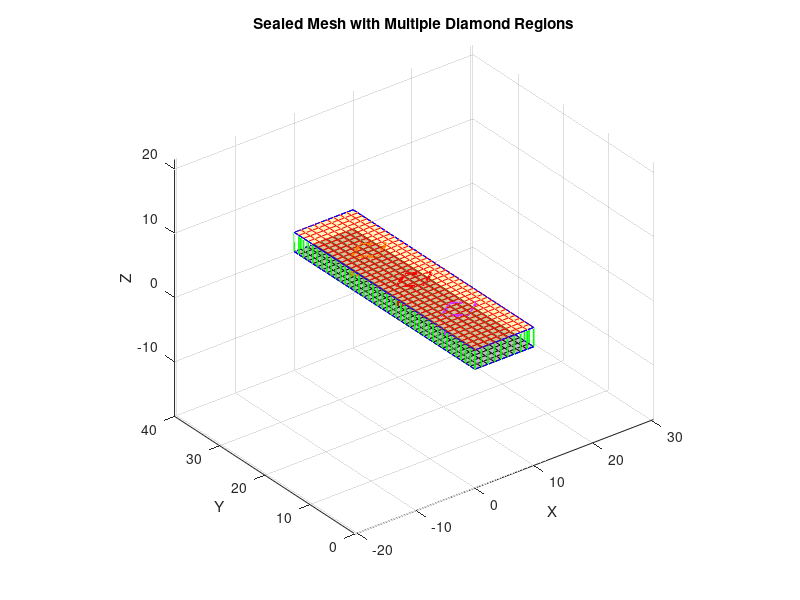

MATLAB code to generate this figure:
% --- User-defined mesh parameters ---
lengthX = 10;      % Length in x-direction (units)
widthY  = 40;      % Width in y-direction (units)
heightZ = 3;       % Distance between meshes (z-axis)
numX    = lengthX*1;      % Number of points along x-axis
numY    = widthY*1;      % Number of points along y-axis

z1 = 0;            % z-value of bottom mesh
z2 = heightZ;      % z-value of top mesh

% --- Define multiple diamond regions ---
diamond_centers = [5, 30; 5, 20; 5, 10];  % Each row is [xc, p]
diamond_axes = [3, 2; 3, 2; 3, 2];          % Each row is [a, b]

% --- Colors for each diamond (RGB rows) ---
color_list = [1 0.5 0; 1 0 0; 0.8 0.2 1];   % orange, red, purple

% --- Generate mesh grid ---
x_vals = linspace(0, lengthX, numX);
y_vals = linspace(0, widthY, numY);
[x, y] = meshgrid(x_vals, y_vals);

z_bottom = z1 * ones(size(x));
z_top = z2 * ones(size(x));

% --- Plot setup ---
figure;
hold on;
grid on;
axis equal;
axis vis3d;
xlabel('X'); ylabel('Y'); zlabel('Z');
title('Sealed Mesh with Multiple Diamond Regions');

% --- Plot top and bottom surfaces ---
surf(x, y, z_bottom, 'FaceAlpha', 0.3, 'EdgeColor', 'k');
surf(x, y, z_top, 'FaceAlpha', 0.3, 'EdgeColor', 'r');

% --- Connect points vertically: borders + diamonds ---
for i = 1:numY
    for j = 1:numX
        x_ij = x(i,j);
        y_ij = y(i,j);

        % Border condition
        isBorder = (i == 1 || i == numY || j == 1 || j == numX);
        isDiamond = false;
        diamond_id = 0;

        % Check against all diamonds
        for d = 1:size(diamond_centers, 1)
            xc_d = diamond_centers(d, 1);
            p_d = diamond_centers(d, 2);
            a_d = diamond_axes(d, 1);
            b_d = diamond_axes(d, 2);

            if abs(x_ij - xc_d) * b_d + abs(y_ij - p_d) * a_d <= a_d * b_d
                isDiamond = true;
                diamond_id = d;
                break;
            end
        end

        % Draw vertical lines
        if isBorder
            plot3([x_ij, x_ij], [y_ij, y_ij], [z_bottom(i,j), z_top(i,j)], ...
                'g-', 'LineWidth', 1.2);
        elseif isDiamond
            c = color_list(mod(diamond_id-1, size(color_list,1)) + 1, :);
            plot3([x_ij, x_ij], [y_ij, y_ij], [z_bottom(i,j), z_top(i,j)], ...
                '-', 'Color', c, 'LineWidth', 1.5);
        end
    end
end

% --- Seal edges (bottom and top) ---
for i = [1, numY]
    for j = 1:numX-1
        plot3([x(i,j), x(i,j+1)], [y(i,j), y(i,j+1)], [z_bottom(i,j), z_bottom(i,j+1)], 'b-');
        plot3([x(i,j), x(i,j+1)], [y(i,j), y(i,j+1)], [z_top(i,j), z_top(i,j+1)], 'b-');
    end
    plot3([x(i,end), x(i,1)], [y(i,end), y(i,1)], [z_bottom(i,end), z_bottom(i,1)], 'b-');
    plot3([x(i,end), x(i,1)], [y(i,end), y(i,1)], [z_top(i,end), z_top(i,1)], 'b-');
end

for j = [1, numX]
    for i = 1:numY-1
        plot3([x(i,j), x(i+1,j)], [y(i,j), y(i+1,j)], [z_bottom(i,j), z_bottom(i+1,j)], 'b-');
        plot3([x(i,j), x(i+1,j)], [y(i,j), y(i+1,j)], [z_top(i,j), z_top(i+1,j)], 'b-');
    end
    plot3([x(end,j), x(1,j)], [y(end,j), y(1,j)], [z_bottom(end,j), z_bottom(1,j)], 'b-');
    plot3([x(end,j), x(1,j)], [y(end,j), y(1,j)], [z_top(end,j), z_top(1,j)], 'b-');
end

% --- Highlight each diamond outline ---
for d = 1:size(diamond_centers, 1)
    xc_d = diamond_centers(d, 1);
    p_d = diamond_centers(d, 2);
    a_d = diamond_axes(d, 1);
    b_d = diamond_axes(d, 2);

    % Diamond corners
    dx = [xc_d, xc_d + a_d, xc_d, xc_d - a_d, xc_d];
    dy = [p_d + b_d, p_d, p_d - b_d, p_d, p_d + b_d];
    c = color_list(mod(d-1, size(color_list,1)) + 1, :);

    % Plot on bottom and top
    plot3(dx, dy, z1 * ones(size(dx)), '--', 'Color', c, 'LineWidth', 2);
    plot3(dx, dy, z2 * ones(size(dx)), '--', 'Color', c, 'LineWidth', 2);
end
% --- Add interpolated vertical lines along diamond edges ---
numInterp = 30;  % Number of interpolated segments per edge

for d = 1:size(diamond_centers, 1)
    xc_d = diamond_centers(d, 1);
    p_d = diamond_centers(d, 2);
    a_d = diamond_axes(d, 1);
    b_d = diamond_axes(d, 2);
    c = color_list(mod(d-1, size(color_list,1)) + 1, :);

    % Define diamond corners
    corners_x = [xc_d, xc_d + a_d, xc_d, xc_d - a_d];
    corners_y = [p_d + b_d, p_d, p_d - b_d, p_d];

    % Connect edges: (1→2), (2→3), (3→4), (4→1)
    for k = 1:4
        x1 = corners_x(k);
        y1 = corners_y(k);
        x2 = corners_x(mod(k,4)+1);
        y2 = corners_y(mod(k,4)+1);

        % Interpolate between (x1,y1) and (x2,y2)
        x_edge = linspace(x1, x2, numInterp);
        y_edge = linspace(y1, y2, numInterp);

        for n = 1:numInterp
            plot3([x_edge(n), x_edge(n)], [y_edge(n), y_edge(n)], [z1, z2], ...
                  '-', 'Color', c, 'LineWidth', 1);
        end
    end
end


% --- Final view setup ---
view(3);